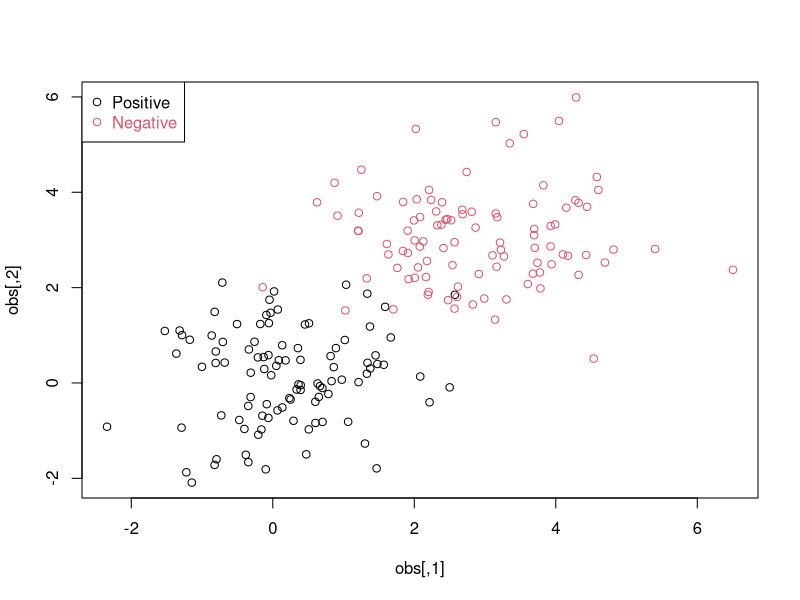
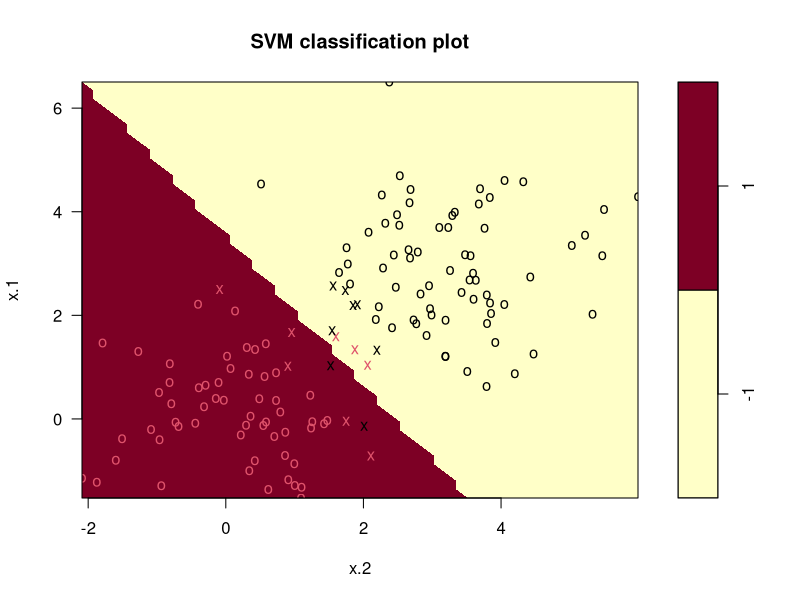

Recreate these plots in R, in order.
# Clear enviroment
rm(list = ls())

# Generate Linearly Separable Data

# Set seed
set.seed(300)

# Observations
observations <- 100

# Features 
feaures <- 2

# Data points for each class
data_points <- observations * feaures

# Cluster means 
pos_mean <- 0
neg_mean <- 3 

postive = matrix(rnorm(data_points, mean = pos_mean), nrow = 100, ncol = 2)
negative = matrix(rnorm(data_points, mean = neg_mean), nrow = 100, ncol = 2)

labels <- c(rep(1, 100), rep(-1, 100))

obs <- rbind(postive, negative)

data <- data.frame(x = obs, y = as.factor(labels))

plot(obs, col=ifelse( labels > 0, 1, 2))
legend("topleft",c("Positive","Negative"),col=seq(2),pch=1,text.col=seq(2))

# Split data into training & test sets

set.seed(300)

train_indices <- sample(200, 200 * 0.7)

training_set <- data[train_indices, ]

test_obs <- obs[-train_indices, ]
test_lables <- labels[-train_indices]


# Part 1: Load SVM Library

#install.packages("e1071")
library(e1071)



# Part 2: Linear SVM with cost = 1

linear_fit_1 = svm(y~.,data = training_set, kernel = "linear",cost = 1)



# Part 3: Report Results

summary(linear_fit_1)

# The results shows that there are 12 spoort vetors



# Part 4: Linear SVM Plot

plot(linear_fit_1, training_set)

# The results show that there are 3 points close to the margin, 1 on the pink side, 2 on the blue



# Part 5: Prediction on Linear Model


# Part 6: Linear Models with cost 0.01 & 0.00001


# Part 7: Find Optimal Model
